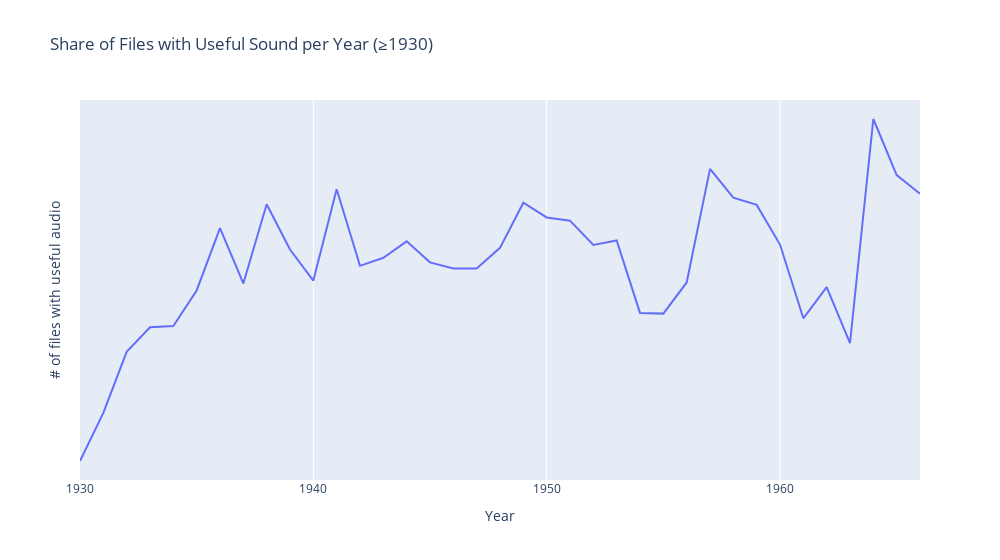

Notebook source saved alongside this figure:
### Markdown cell above
Tracing and tracking sound, the pattern above is expected: early in the 1930s,
sound production of newsreels was limited by technical constraints and
substantial costs. However, the data also offers a revealing media-historical
insight into the gradual incorporation of sound into the newsreel format.
Whereas the arrival of sound in cinema is often portrayed as a sudden and
decisive transformation, usually pinpointing the talkie musical drama, _The Jazz
Singer_ (1927)—featuring six songs performed by Al Jolson—evidence from the
Journal Digital collection indicate a more gradual and slower media migration,
that is a slightly uneven process of sound integration
<cite id="1gwtf"><a href="#zotero%7C22783102%2FTEPVQNE3">(Beck 2011)</a></cite>.
Furthermore, the second half of the figure above shows a gradual decline. At
first glance, this might seem surprising, but it is more likely a reflection of
the structure of the film collection than of an actual historical trend. If one
instead plots the proportion of films containing sound for each year, a more
consistent pattern of integration appears, evident in the figure below. It also
provides a clearer foundation for our following analysis, where we examine how
image and sound interact across different phases of newsreel development.

### Code cell
audio_files_year["share"] = (
  audio_files_year["audio"] / audio_files_year["files"]
)


def get_audio_line():
  fig = px.line(
    audio_files_year,
    y="share",
    title="Share of Files with Useful Sound per Year (≥1930)",
  )

  fig.update_layout(
    xaxis_title="Year",
    yaxis_title="# of files with useful audio",
    xaxis=dict(tickmode="linear", tick0=1930, dtick=10),
    yaxis=dict(tickmode="linear", tick0=0, dtick=10),
    width=1000
  )

  if not local:
    return fig

  file = root / "media" / "audio_shares.jpg"

  fig.write_image(file)

  return Image(file)


display(
  get_audio_line(),
  metadata={
    "jdh": {
      "module": "object",
      "object": {
        "tags": ["figure-audio_shares-*"],
        "type": "image",
        "source": [
          "The share of files in the Journal Digital collection "
          "with useful sound from 1930 until 1966."
          
        ],
      },
    }
  },
)

### Figure 1 — Plotly figure (JSON) as saved in the notebook; plotly's stock layout.template omitted (floating-point values rounded to 4 significant figures)
{"data": [{"hovertemplate": "Year=%{x}<br>share=%{y}<extra></extra>", "legendgroup": "", "line": {"color": "#636efa", "dash": "solid"}, "marker": {"symbol": "circle"}, "mode": "lines", "name": "", "orientation": "v", "showlegend": false, "type": "scatter", "x": [1930, 1931, 1932, 1933, 1934, 1935, 1936, 1937, 1938, 1939, 1940, 1941, 1942, 1943, 1944, 1945, 1946, 1947, 1948, 1949, 1950, 1951, 1952, 1953, 1954, 1955, 1956, 1957, 1958, 1959, 1960, 1961, 1962, 1963, 1964, 1965, 1966], "xaxis": "x", "y": [0.2374, 0.3448, 0.4808, 0.5357, 0.5385, 0.6176, 0.7568, 0.6333, 0.8099, 0.7089, 0.6397, 0.8435, 0.6726, 0.6905, 0.7273, 0.6803, 0.6667, 0.6667, 0.7126, 0.8133, 0.7805, 0.7733, 0.7191, 0.7292, 0.5676, 0.566, 0.6355, 0.8889, 0.8246, 0.8085, 0.72, 0.5556, 0.625, 0.5, 1.0, 0.875, 0.8333], "yaxis": "y"}], "layout": {"legend": {"tracegroupgap": 0}, "title": {"text": "Share of Files with Useful Sound per Year (≥1930)"}, "width": 1000, "xaxis": {"anchor": "y", "domain": [0.0, 1.0], "dtick": 10, "tick0": 1930, "tickmode": "linear", "title": {"text": "Year"}}, "yaxis": {"anchor": "x", "domain": [0.0, 1.0], "dtick": 10, "tick0": 0, "tickmode": "linear", "title": {"text": "# of files with useful audio"}}}}
